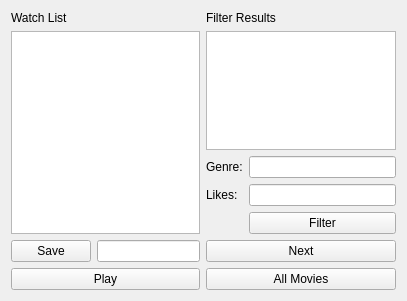
<?xml version="1.0" encoding="UTF-8"?>
<ui version="4.0">
 <class>UserMode</class>
 <widget class="QWidget" name="UserMode">
  <property name="geometry">
   <rect>
    <x>0</x>
    <y>0</y>
    <width>407</width>
    <height>301</height>
   </rect>
  </property>
  <property name="windowTitle">
   <string>UserMode</string>
  </property>
  <layout class="QHBoxLayout" name="horizontalLayout_2">
   <item>
    <layout class="QVBoxLayout" name="verticalLayout_4">
     <item>
      <widget class="QLabel" name="label">
       <property name="text">
        <string>Watch List</string>
       </property>
      </widget>
     </item>
     <item>
      <widget class="QListWidget" name="watchList"/>
     </item>
     <item>
      <layout class="QHBoxLayout" name="horizontalLayout">
       <item>
        <widget class="QPushButton" name="saveButton">
         <property name="text">
          <string>Save</string>
         </property>
        </widget>
       </item>
       <item>
        <widget class="QLineEdit" name="saveLineEdit"/>
       </item>
      </layout>
     </item>
     <item>
      <widget class="QPushButton" name="playButton">
       <property name="text">
        <string>Play</string>
       </property>
      </widget>
     </item>
    </layout>
   </item>
   <item>
    <layout class="QVBoxLayout" name="verticalLayout_5">
     <item>
      <widget class="QLabel" name="label_2">
       <property name="text">
        <string>Filter Results</string>
       </property>
      </widget>
     </item>
     <item>
      <widget class="QListWidget" name="filterList"/>
     </item>
     <item>
      <layout class="QFormLayout" name="formLayout_2">
       <item row="0" column="0">
        <widget class="QLabel" name="genreLabel">
         <property name="text">
          <string>Genre:</string>
         </property>
        </widget>
       </item>
       <item row="0" column="1">
        <widget class="QLineEdit" name="genreLineEdit"/>
       </item>
       <item row="1" column="0">
        <widget class="QLabel" name="likesLabel">
         <property name="text">
          <string>Likes:</string>
         </property>
        </widget>
       </item>
       <item row="1" column="1">
        <widget class="QLineEdit" name="likesLineEdit"/>
       </item>
       <item row="2" column="1">
        <widget class="QPushButton" name="filterButton">
         <property name="text">
          <string>Filter</string>
         </property>
        </widget>
       </item>
      </layout>
     </item>
     <item>
      <widget class="QPushButton" name="nextButton">
       <property name="text">
        <string>Next</string>
       </property>
      </widget>
     </item>
     <item>
      <widget class="QPushButton" name="initialButton">
       <property name="text">
        <string>All Movies</string>
       </property>
      </widget>
     </item>
    </layout>
   </item>
  </layout>
 </widget>
 <layoutdefault spacing="6" margin="11"/>
 <resources/>
 <connections>
  <connection>
   <sender>saveButton</sender>
   <signal>clicked()</signal>
   <receiver>UserMode</receiver>
   <slot>saveMovie()</slot>
   <hints>
    <hint type="sourcelabel">
     <x>62</x>
     <y>237</y>
    </hint>
    <hint type="destinationlabel">
     <x>5</x>
     <y>230</y>
    </hint>
   </hints>
  </connection>
  <connection>
   <sender>playButton</sender>
   <signal>clicked()</signal>
   <receiver>UserMode</receiver>
   <slot>playTrailer()</slot>
   <hints>
    <hint type="sourcelabel">
     <x>122</x>
     <y>283</y>
    </hint>
    <hint type="destinationlabel">
     <x>149</x>
     <y>298</y>
    </hint>
   </hints>
  </connection>
  <connection>
   <sender>initialButton</sender>
   <signal>clicked()</signal>
   <receiver>UserMode</receiver>
   <slot>initiate()</slot>
   <hints>
    <hint type="sourcelabel">
     <x>372</x>
     <y>274</y>
    </hint>
    <hint type="destinationlabel">
     <x>397</x>
     <y>296</y>
    </hint>
   </hints>
  </connection>
  <connection>
   <sender>filterButton</sender>
   <signal>clicked()</signal>
   <receiver>UserMode</receiver>
   <slot>filterRepository()</slot>
   <hints>
    <hint type="sourcelabel">
     <x>329</x>
     <y>202</y>
    </hint>
    <hint type="destinationlabel">
     <x>401</x>
     <y>205</y>
    </hint>
   </hints>
  </connection>
  <connection>
   <sender>nextButton</sender>
   <signal>clicked()</signal>
   <receiver>UserMode</receiver>
   <slot>nextMovie()</slot>
   <hints>
    <hint type="sourcelabel">
     <x>342</x>
     <y>237</y>
    </hint>
    <hint type="destinationlabel">
     <x>404</x>
     <y>246</y>
    </hint>
   </hints>
  </connection>
 </connections>
 <slots>
  <slot>saveMovie()</slot>
  <slot>playTrailer()</slot>
  <slot>initiate()</slot>
  <slot>filterRepository()</slot>
  <slot>nextMovie()</slot>
 </slots>
</ui>
